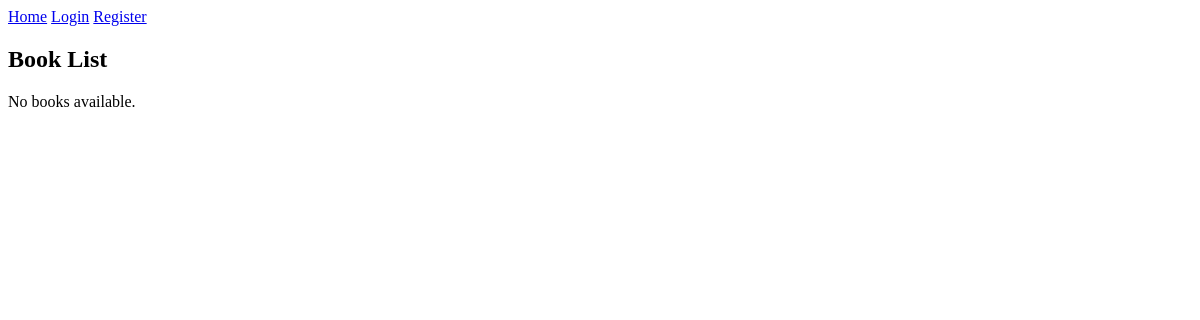
The app's page /, older data.
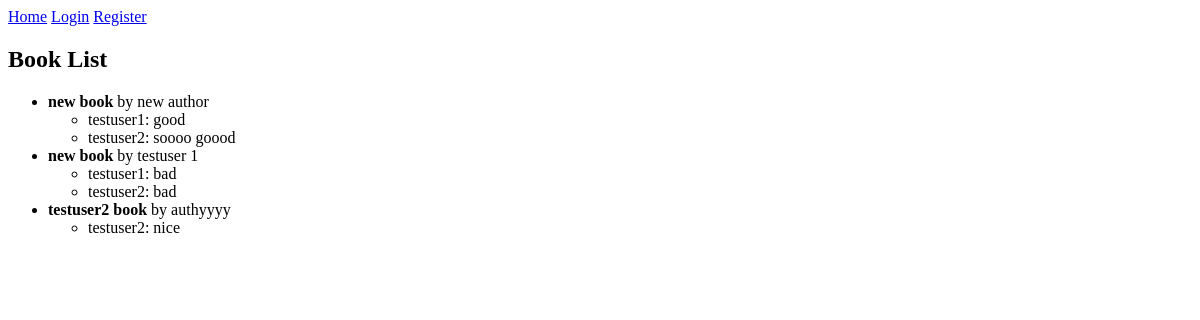
The same page, newer data.
### library_app/models.py (models this page shows, shortened)
class Book(models.Model):
    title = models.CharField(max_length=200)
    author = models.CharField(max_length=200)
    description = models.TextField(blank=True, null=True)
    added_by = models.ForeignKey(User, on_delete=models.CASCADE)
    created_at = models.DateTimeField(auto_now_add=True)

class Review(models.Model):
    book = models.ForeignKey(Book, on_delete=models.CASCADE, related_name="reviews")
    user = models.ForeignKey(User, on_delete=models.CASCADE)
    review_text = models.TextField()
    created_at = models.DateTimeField(auto_now_add=True)

### library_app/views.py (the view)
# urls.py: path('', views.book_list, name='book_list'),
def book_list(request):
    if request.user.is_authenticated:
        books = Book.objects.all()  # Show all books for authenticated users
    else:
        books = Book.objects.all()  # Show all books for unauthenticated users
    return render(request, "library_app/book_list.html", {"books": books})

### library_app/templates/library_app/book_list.html (shortened to what this page needs)
{% extends 'library_app/base.html' %}
{% block content %}
<h2>Book List</h2>
{% if books %}
    <ul>
        {% for book in books %}
            <li>
                <strong>{{ book.title }}</strong> by {{ book.author }}
                <ul>
                    {% for review in book.reviews.all %}
                        <li>{{ review.user.username }}: {{ review.review_text }}</li>
                    {% endfor %}
                </ul>
            </li>
        {% endfor %}
    </ul>
{% else %}
    <p>No books available.</p>
{% endif %}
{% endblock %}

### library_app/templates/library_app/base.html (shortened to what this page needs)
<!DOCTYPE html>
<html lang="en">
<head>
</head>
<body>
    <nav>
        <a href="{% url 'book_list' %}">Home</a>
        {% if user.is_authenticated %}
            <a href="{% url 'logout' %}">Logout</a>
        {% else %}
            <a href="{% url 'login' %}">Login</a>
            <a href="{% url 'register' %}">Register</a>
        {% endif %}
    </nav>
    {% block content %}
    {% endblock %}
</body>
</html>

Row changes from the older to the newer data that the page shows:
added Book: title "new book", author "new author"
added Review: user.username "testuser1", review_text "good", shown under "new book"
added Review: user.username "testuser2", review_text "soooo goood", shown under "new book"
added Book: title "new book", author "testuser 1"
added Review: user.username "testuser1", review_text "bad", shown under "new book"
added Review: user.username "testuser2", review_text "bad", shown under "new book"
added Book: title "testuser2 book", author "authyyyy"
added Review: user.username "testuser2", review_text "nice", shown under "testuser2 book"
Text that changed along with them:
text no longer shown: "No books available."
